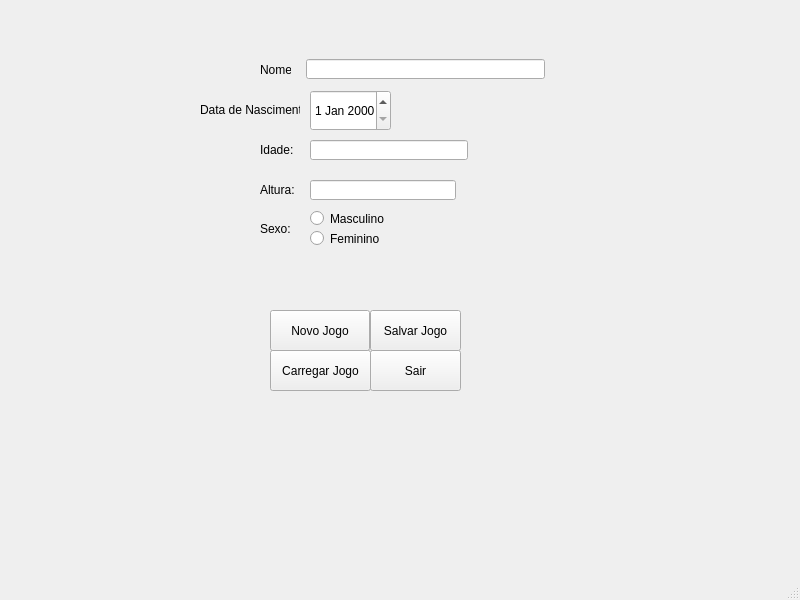
<?xml version="1.0" encoding="UTF-8"?>
<ui version="4.0">
 <class>MainWindow</class>
 <widget class="QMainWindow" name="MainWindow">
  <property name="geometry">
   <rect>
    <x>0</x>
    <y>0</y>
    <width>800</width>
    <height>600</height>
   </rect>
  </property>
  <property name="windowTitle">
   <string>MainWindow</string>
  </property>
  <widget class="QWidget" name="centralwidget">
   <widget class="QRadioButton" name="feminino">
    <property name="geometry">
     <rect>
      <x>310</x>
      <y>230</y>
      <width>77</width>
      <height>17</height>
     </rect>
    </property>
    <property name="text">
     <string>Feminino</string>
    </property>
   </widget>
   <widget class="QPushButton" name="btnSair">
    <property name="geometry">
     <rect>
      <x>370</x>
      <y>350</y>
      <width>91</width>
      <height>41</height>
     </rect>
    </property>
    <property name="cursor">
     <cursorShape>PointingHandCursor</cursorShape>
    </property>
    <property name="text">
     <string>Sair</string>
    </property>
   </widget>
   <widget class="QPushButton" name="btnCarregar">
    <property name="geometry">
     <rect>
      <x>270</x>
      <y>350</y>
      <width>101</width>
      <height>41</height>
     </rect>
    </property>
    <property name="cursor">
     <cursorShape>PointingHandCursor</cursorShape>
    </property>
    <property name="text">
     <string>Carregar Jogo</string>
    </property>
   </widget>
   <widget class="QLabel" name="label">
    <property name="geometry">
     <rect>
      <x>260</x>
      <y>60</y>
      <width>31</width>
      <height>20</height>
     </rect>
    </property>
    <property name="text">
     <string>Nome:</string>
    </property>
   </widget>
   <widget class="QLabel" name="label_2">
    <property name="geometry">
     <rect>
      <x>200</x>
      <y>100</y>
      <width>100</width>
      <height>20</height>
     </rect>
    </property>
    <property name="text">
     <string>Data de Nascimento:</string>
    </property>
   </widget>
   <widget class="QLabel" name="label_3">
    <property name="geometry">
     <rect>
      <x>260</x>
      <y>140</y>
      <width>41</width>
      <height>20</height>
     </rect>
    </property>
    <property name="styleSheet">
     <string notr="true">text-align: center;</string>
    </property>
    <property name="text">
     <string>Idade:</string>
    </property>
   </widget>
   <widget class="QPushButton" name="btnSalvar">
    <property name="geometry">
     <rect>
      <x>370</x>
      <y>310</y>
      <width>91</width>
      <height>41</height>
     </rect>
    </property>
    <property name="cursor">
     <cursorShape>PointingHandCursor</cursorShape>
    </property>
    <property name="text">
     <string>Salvar Jogo</string>
    </property>
   </widget>
   <widget class="QRadioButton" name="masculino">
    <property name="geometry">
     <rect>
      <x>310</x>
      <y>210</y>
      <width>75</width>
      <height>17</height>
     </rect>
    </property>
    <property name="text">
     <string>Masculino</string>
    </property>
   </widget>
   <widget class="QDateEdit" name="dtNasc">
    <property name="geometry">
     <rect>
      <x>310</x>
      <y>90</y>
      <width>81</width>
      <height>41</height>
     </rect>
    </property>
   </widget>
   <widget class="QLabel" name="label_4">
    <property name="geometry">
     <rect>
      <x>260</x>
      <y>180</y>
      <width>41</width>
      <height>20</height>
     </rect>
    </property>
    <property name="text">
     <string>Altura:</string>
    </property>
   </widget>
   <widget class="QLineEdit" name="altura">
    <property name="geometry">
     <rect>
      <x>310</x>
      <y>180</y>
      <width>146</width>
      <height>20</height>
     </rect>
    </property>
   </widget>
   <widget class="QLabel" name="label_5">
    <property name="geometry">
     <rect>
      <x>260</x>
      <y>220</y>
      <width>41</width>
      <height>17</height>
     </rect>
    </property>
    <property name="text">
     <string>Sexo:</string>
    </property>
   </widget>
   <widget class="QLineEdit" name="nome">
    <property name="geometry">
     <rect>
      <x>306</x>
      <y>59</y>
      <width>239</width>
      <height>20</height>
     </rect>
    </property>
   </widget>
   <widget class="QLineEdit" name="idade">
    <property name="geometry">
     <rect>
      <x>310</x>
      <y>140</y>
      <width>158</width>
      <height>20</height>
     </rect>
    </property>
   </widget>
   <widget class="QPushButton" name="btnNovoJogo">
    <property name="geometry">
     <rect>
      <x>270</x>
      <y>310</y>
      <width>100</width>
      <height>41</height>
     </rect>
    </property>
    <property name="cursor">
     <cursorShape>PointingHandCursor</cursorShape>
    </property>
    <property name="text">
     <string>Novo Jogo</string>
    </property>
   </widget>
  </widget>
  <widget class="QMenuBar" name="menubar">
   <property name="geometry">
    <rect>
     <x>0</x>
     <y>0</y>
     <width>800</width>
     <height>21</height>
    </rect>
   </property>
  </widget>
  <widget class="QStatusBar" name="statusbar"/>
 </widget>
 <resources/>
 <connections/>
</ui>
